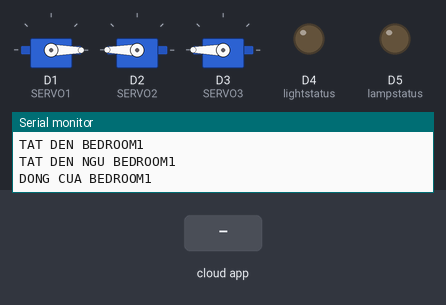
A sketch run on a simulated ESP8266 (NodeMCU). On the bench: 3 × servo, output pins drawn as LEDs (lit = HIGH), the last lines printed to the serial monitor. The test bench sets the inputs (shaded band). WiFi joins after 1.5 s; servers stay silent unless stated; the Firebase database answers and starts empty.

Above: at 3.4 s.
3.5 s: the phone or cloud app sets lamp to ON
At 5.2 s:
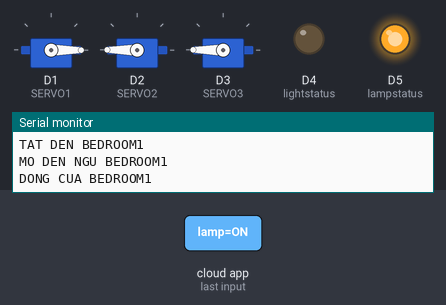
6.0 s: the phone or cloud app sets light to ON
At 7.8 s:
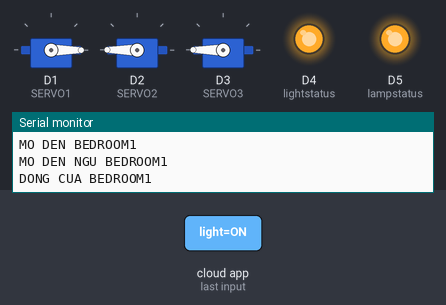
8.2 s: the phone or cloud app sets window to ON
At 10.2 s:
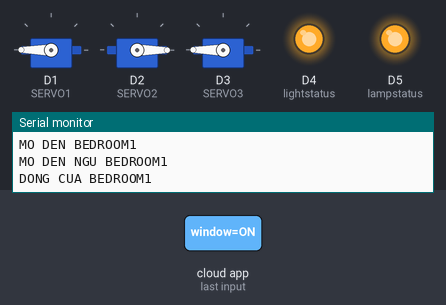
10.5 s: the phone or cloud app sets doorbed to ON
At 11.7 s:
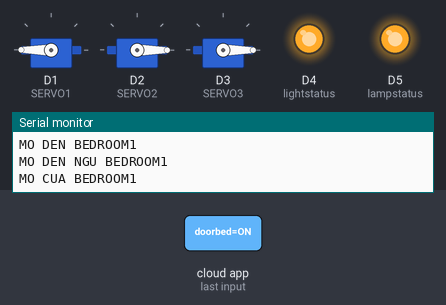
12.0 s: the phone or cloud app sets lamp to OFF
At 13.2 s:
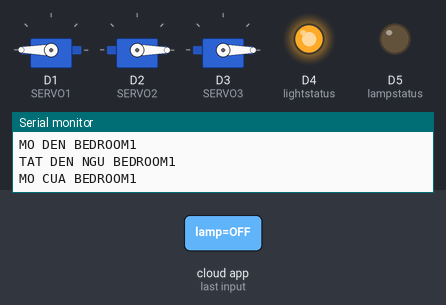
14.2 s: the phone or cloud app sets window to OFF
At 15.8 s:
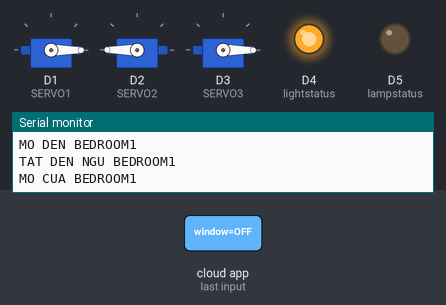
Timing chart, 0 to 17.3 s (numbered marks = the images above; inputs shaded):
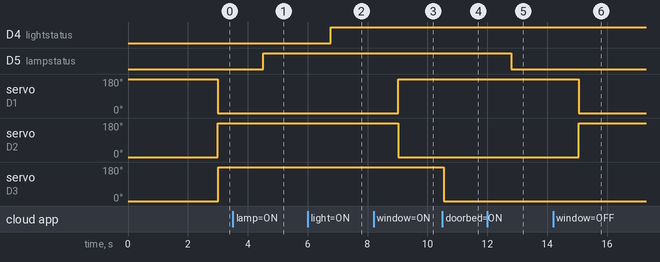

The sketch:

Bedroom1.ino
```cpp
#include <ESP8266WiFi.h>
#include <Servo.h>
#include <FirebaseArduino.h>
#define FIREBASE_HOST "myhome-e0693.firebaseio.com"
#define FIREBASE_AUTH ""
#define WIFI_SSID "Gomiphone"
#define WIFI_PASSWORD "88888888"

int Connect=0;
String fan, tam_fan,
       lamp, tam_lamp,
       light, tam_light,
       window, tam_window,
       doorbed, tam_doorbed;
String Status;

#define SERVO1 D1 // Cửa sổ BedRoom1
#define SERVO2 D2 // Cửa sổ BedRoom1
#define SERVO3 D3 // Cửa chính BedRoom1
Servo gServo1;
Servo gServo2;
Servo gServo3;
int lightstatus = D4;
int lampstatus = D5;
int fanstatus = D6;

void setup()
{
  Serial.begin(115200);
  WiFi.begin(WIFI_SSID, WIFI_PASSWORD);
  Serial.print("Dang ket noi ");
  Serial.print(WIFI_SSID);
  while (WiFi.status() != WL_CONNECTED)
  {
    Serial.print(".");
    delay(100);
  }
  Serial.println();
  Serial.print("connected: ");
  Serial.println(WiFi.localIP());
  Firebase.begin(FIREBASE_HOST, FIREBASE_AUTH);;
  Firebase.setString("Home/BedRoom1/fan", "OFF");
  Firebase.setString("Home/BedRoom1/lamp", "OFF");
  Firebase.setString("Home/BedRoom1/light", "OFF");
  Firebase.setString("Home/BedRoom1/window", "OFF");
  Firebase.setString("Home/BedRoom1/doorbed", "OFF");
  gServo1.attach(SERVO1);
  Serial.begin(115200);
  gServo2.attach(SERVO2);
  Serial.begin(115200);
  gServo3.attach(SERVO3);
  Serial.begin(115200);
  gServo1.write(180);
  gServo2.write(0);
  gServo3.write(0);
  pinMode(lightstatus, OUTPUT);
  pinMode(lampstatus, OUTPUT);
}

void CHECK_CHANGE()
{
  if( fan != tam_fan || lamp != tam_lamp ||
      light != tam_light || window != tam_window ||
      doorbed != tam_doorbed
    )
    {
      tam_fan = fan;
      tam_lamp = lamp;
      tam_light = light;
      tam_window = window;
      tam_doorbed = doorbed;

      Status = fan + ", " + lamp + ", " + light + ", " + window + ", " + doorbed;
     Serial.print(Status);
     Serial.print("\n");
     }
     else
     {}
}

void loop()
{
  if (Firebase.failed())
  {
    Serial.print("setting /number failed:");
    Serial.println(Firebase.error());
    return;
  }
  if (WiFi.status() != WL_CONNECTED)
  {
    fan = "OFF";
    lamp = "OFF";
    light = "OFF";
    window = "OFF";
    doorbed = "OFF";
    CHECK_CHANGE();
    Connect = 1;
  }
  else
  {
    if(Connect == 1)
    {
      Firebase.setString("Home/BedRoom1/fan", "OFF");
      Firebase.setString("Home/BedRoom1/lamp", "OFF");
      Firebase.setString("Home/BedRoom1/light", "OFF");
      Firebase.setString("Home/BedRoom1/window", "OFF");
      Firebase.setString("Home/BedRoom1/doorbed", "OFF");
      Connect = 0;
    }
  }
  fan = Firebase.getString("Home/BedRoom1/fan");
  lamp = Firebase.getString("Home/BedRoom1/lamp");
  light = Firebase.getString("Home/BedRoom1/light");
  window = Firebase.getString("Home/BedRoom1/window");
  doorbed = Firebase.getString("Home/BedRoom1/doorbed");
  CHECK_CHANGE();

  if (window == "ON" || window == "on")
  {
    Serial.println("MO CUA SO BEDROOM1");
    gServo1.write(180);
    gServo2.write(0);
  }
  else if (window == "OFF" || window == "off")
  {
    Serial.println("DONG CUA SO BEDROOM1");
    gServo1.write(0);
    gServo2.write(180);
  }
  if (light == "ON" || light == "on")
  {
    Serial.println("MO DEN BEDROOM1");
   // digitalWrite(LED_BUILTIN, LOW);
    digitalWrite(lightstatus, HIGH);
  }
  else if (light == "OFF" || light == "off")
  {
    Serial.println("TAT DEN BEDROOM1");
    //digitalWrite(LED_BUILTIN, HIGH);
    digitalWrite(lightstatus, LOW);
  }

  if (lamp == "ON" || lamp == "on")
  {
    Serial.println("MO DEN NGU BEDROOM1");
    digitalWrite(lampstatus, HIGH);
  }
  else if (lamp == "OFF" || lamp == "off")
  {
    Serial.println("TAT DEN NGU BEDROOM1");
    Serial.println("\n");
    digitalWrite(lampstatus, LOW);
  }

  if (doorbed == "ON" || doorbed == "on")
  {
    Serial.println("MO CUA BEDROOM1");
    gServo3.write(0);
  }
  else if (doorbed == "OFF" || doorbed == "off")
  {
    Serial.println("DONG CUA BEDROOM1");
    Serial.println("\n");
    gServo3.write(180);
  }

  if (fan == "ON" || fan == "on")
  {
    digitalWrite(fanstatus, HIGH);
  }
  else if (fan == "OFF" || fan == "off")
  {
    digitalWrite(fanstatus, LOW);
  }
}
```

Measured:
- after the input at 3.5 s, D5 (lampstatus): LOW → HIGH after 1.0 s
- after the input at 6.0 s, D4 (lightstatus): LOW → HIGH after 0.77 s
- after the input at 8.2 s, servo on D1 (SERVO1): 0° → 180° after 0.83 s; servo on D2 (SERVO2): 180° → 0° after 0.83 s
- after the input at 10.5 s, servo on D3 (SERVO3): 180° → 0° at once
- after the input at 12.0 s, D5 (lampstatus): HIGH → LOW after 0.79 s
- after the input at 14.2 s, servo on D1 (SERVO1): 180° → 0° after 0.85 s; servo on D2 (SERVO2): 0° → 180° after 0.85 s
